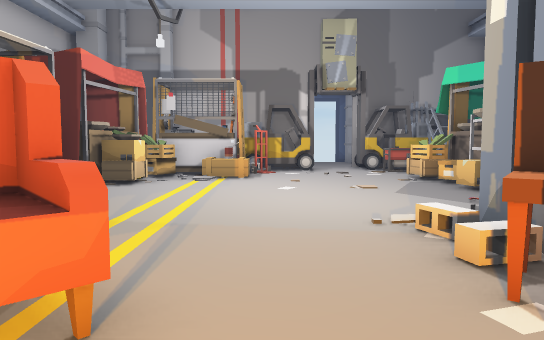
[1] (above)

24 first-person views from a walk through a scene from a Unity 3-D project. The camera is 1.2 m above the floor, tilts 4° down and sees 70° across. Doors are open. The floor is counted in squares, 1 m on a side. Each view is taken from the middle of a square. On the plan, view 1 faces up. The plan holds only what a view shows up to about 15 squares ahead; the rest is blank.

[2]
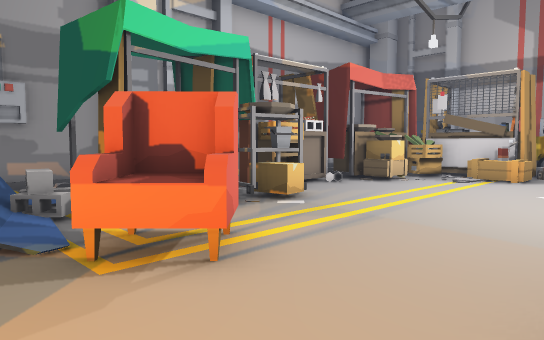

[3]
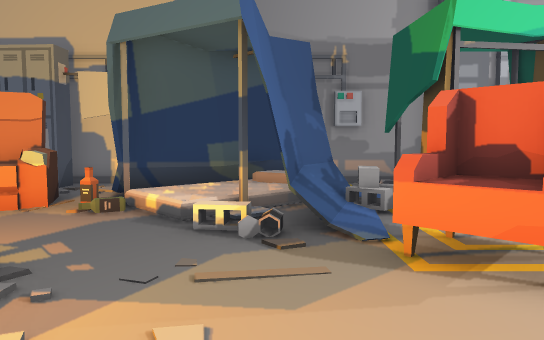

[4]
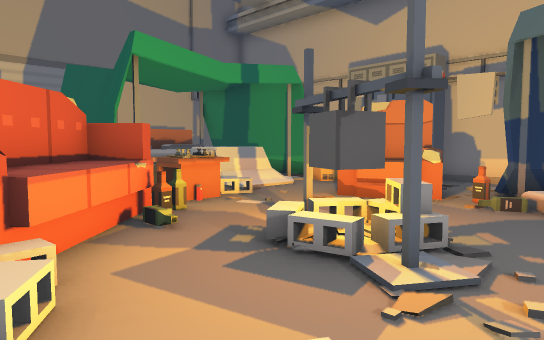

[5]
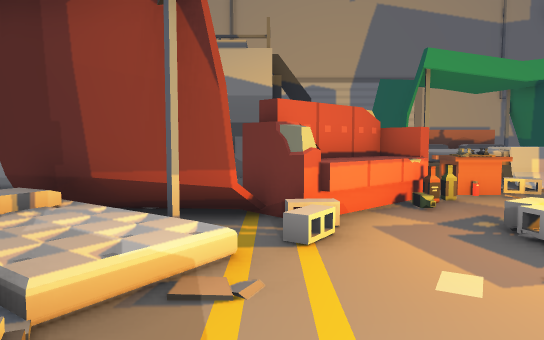

[6]
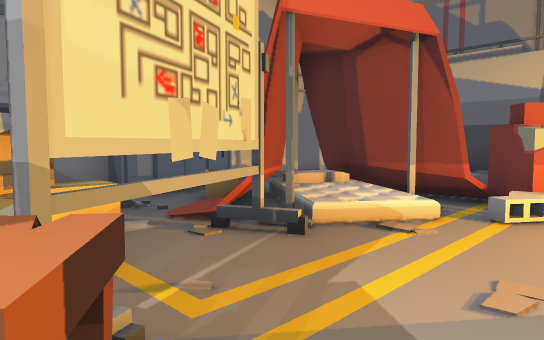

[7]
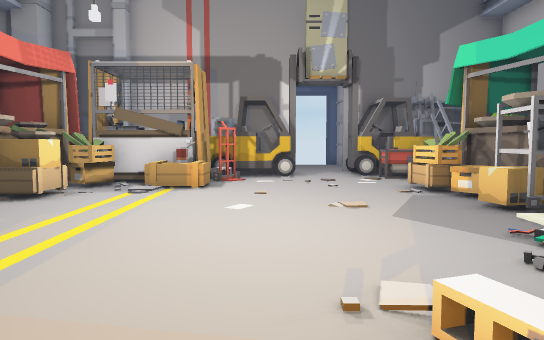

[8]
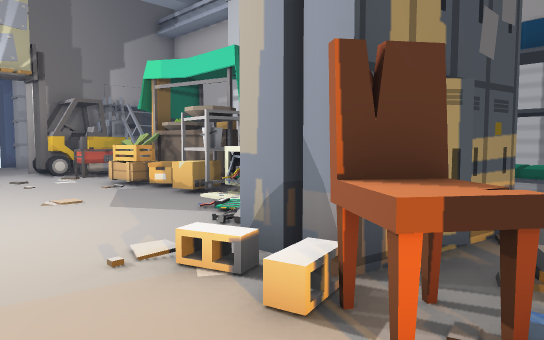

[9]
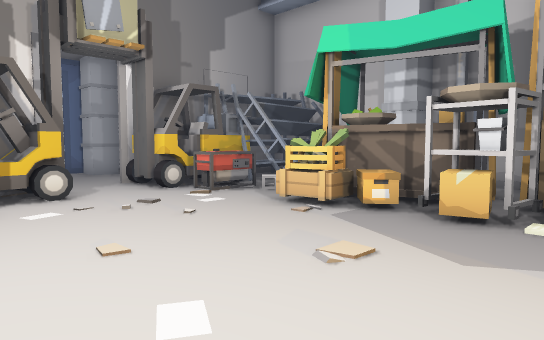

[10]
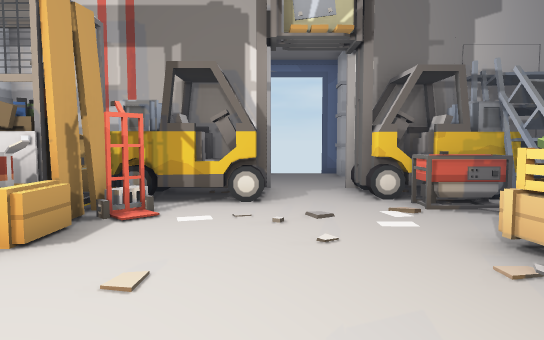

[11]
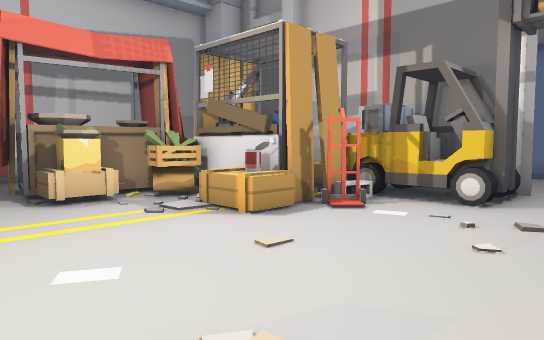

[12]
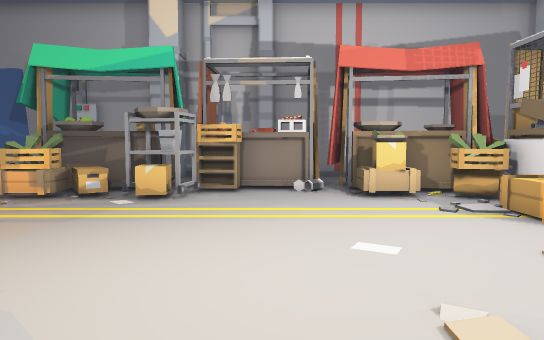

[13]
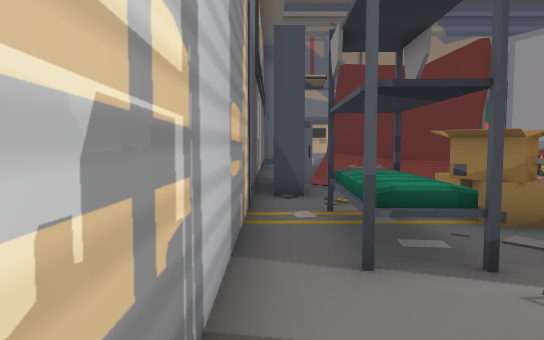

[14]
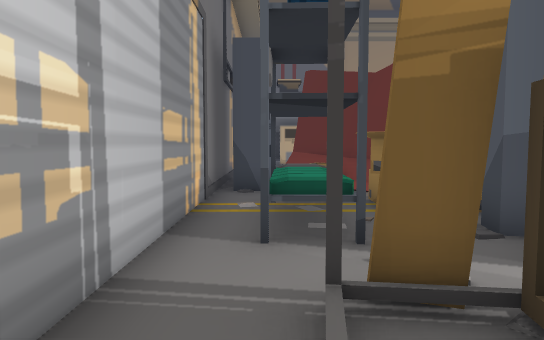

[15]
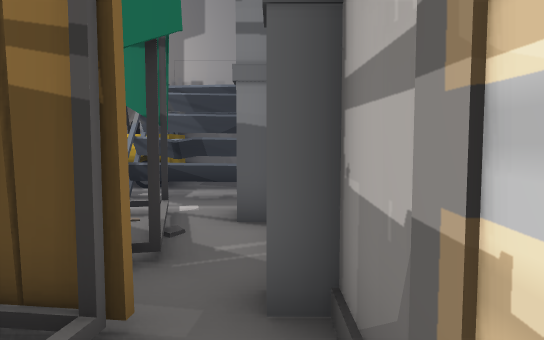

[16]
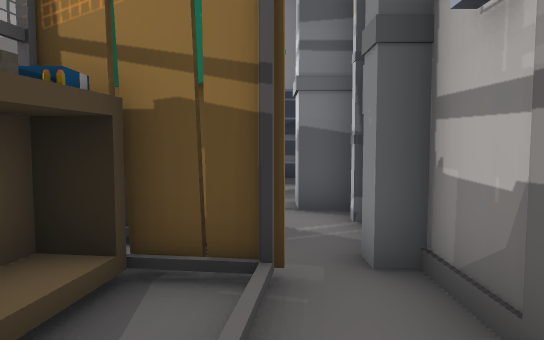

[17]
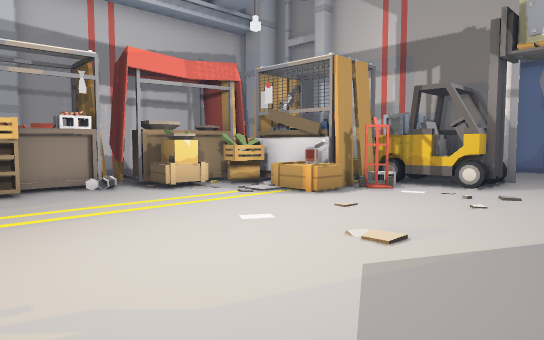

[18]
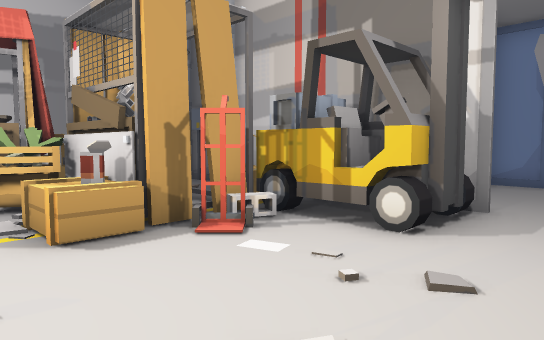

[19]
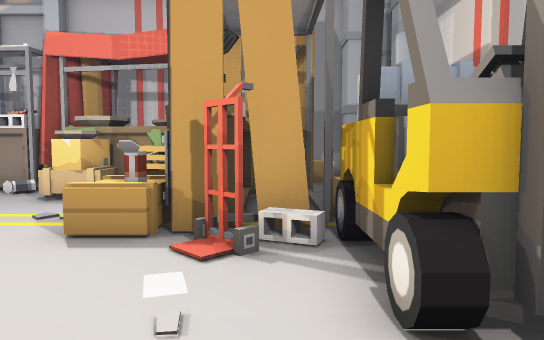

[20]
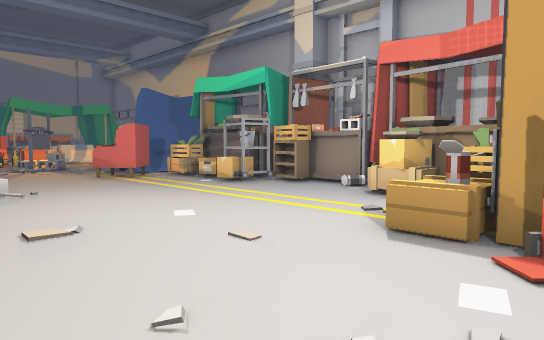

[21]
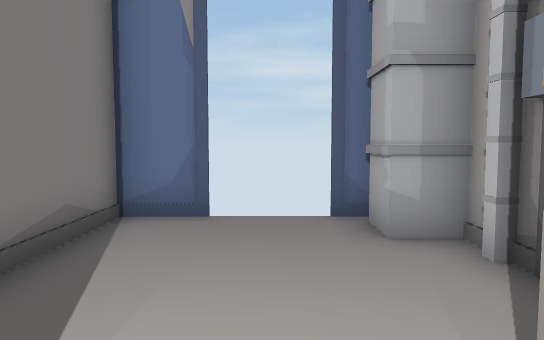

[22]
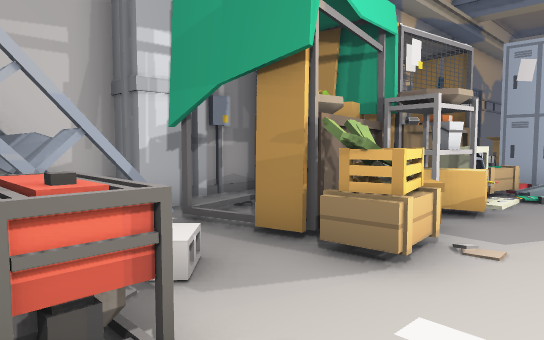

[23]
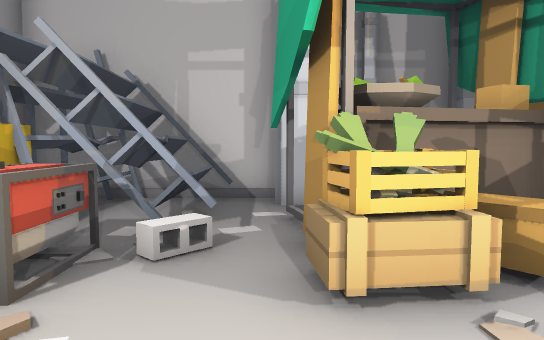

[24]
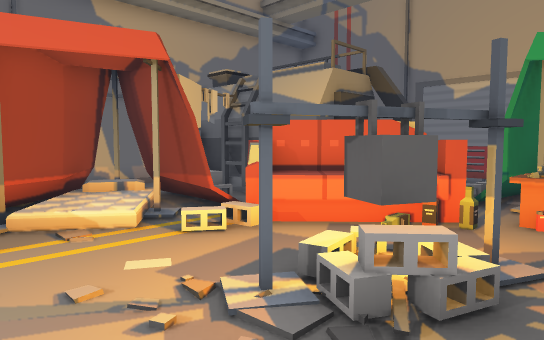

### Floor plan
Key: @ floor where view 1 was taken; # wall or solid block; . main floor; : floor 0.25 m higher than the main floor; / step, stairs or slope; D open door; = window, fence, low wall or low ledge; ^ raised ledge; P plank; C crate; L locker; H chair; A cart; T tent; S sofa; B table; E bed; M computer; O other object.
Columns run from 10 left of view 1 to 11 right of it. Each row starts with its distance up from view 1.
 25           ##
 24           #.DDD#
 23           #....#
 22           #....##
 21            .....
 20            ....
 19    ## OOO ###.#^##OOO#
 18 #OO   O O##^#.#^##OOO#
 17 #OO...O.O##^#..OOOOOO#
 16 #   O OOOOA....OOOOOO#
 15    OO OOP#.......OOOO#
 14    OOOO.CC........O###
 13  #  OOO........OOO.##
 12  #  OOO........OOO. #
 11  #OOOOO.........OOOO#
 10   OOO/.........OO.O.##
  9    OO...........M....#
  8     OO..........M....#
  7   OOOOO.......//O....#
  6  # OOOO.......//.....#
  5  #  OOO......#L##....#
  4  #  OOO.....O#L##.EE.#
  3  # OOOO.H...HH#OO.EE.#
  2  #   /.HHH...OOOOOEE.#
  1  #TTT///......O..OEE.#
  0  =TTTTT/..@...OO.....#
 -1    T  //.......T:...##
 -2    TT:/.......//T//L#
 -3    :TO...OO...: TT:##
 -4  #..HH...O..//T   T##
 -5  # HHH..O...SSTTTTT.#
 -6  ## HH.....SSS.O..  #
 -7   L  ....OSSS  .O.OO#
 -8   O..../BBSS #OOOOO #
 -9   OO/...BB          #
-10    #EEEEE#=   OOOO
-11    # EEE ##
-12    ##EE  #

Positions as (right, up) in squares from view 1, and headings:
1: (0, 0), facing up
2: (2, 0), facing up-left
3: (2, 0), facing left
4: (3, -1), facing down-left
5: (3, 1), facing down
6: (1, 3), facing down-right
7: (1, 3), facing up
8: (0, 2), facing up-right
9: (-1, 8), facing up-right
10: (2, 9), facing up
11: (4, 9), facing up-left
12: (5, 9), facing left
13: (10, 8), facing down
14: (9, 9), facing down
15: (10, 7), facing up
16: (9, 6), facing up
17: (5, 6), facing up-left
18: (4, 12), facing up-left
19: (4, 16), facing left
20: (4, 16), facing down-left
21: (3, 18), facing up
22: (3, 17), facing down-right
23: (2, 14), facing right
24: (-3, 0), facing down-right
